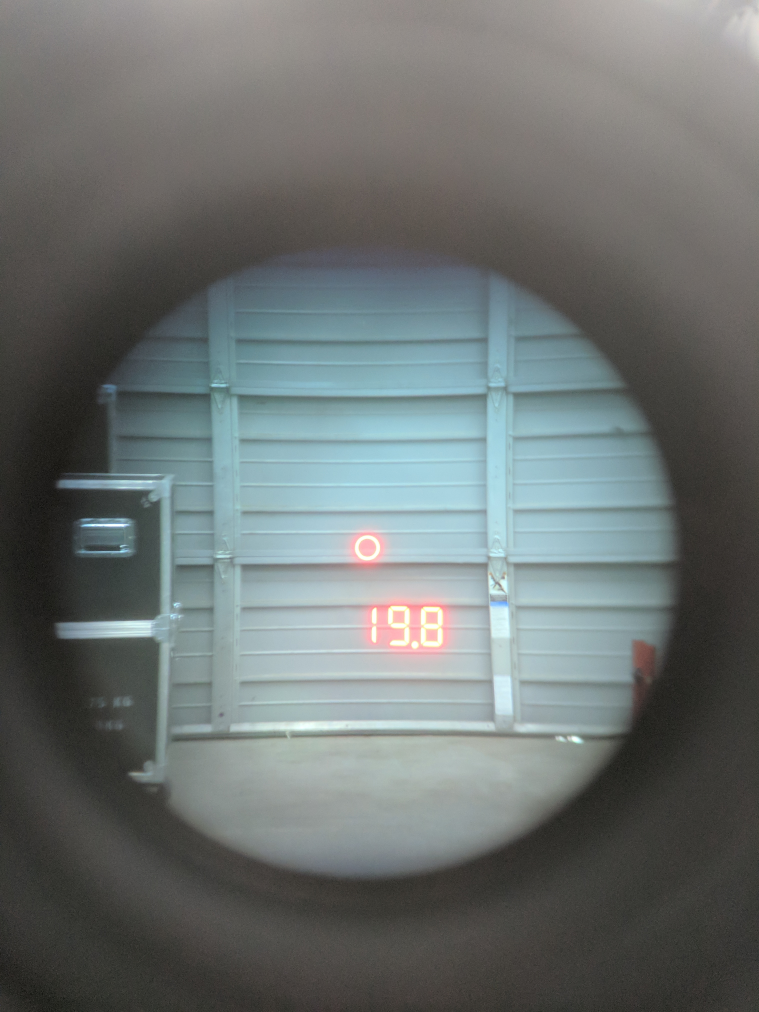
#> input picture rangeMeasure.jpg, 3036 x 4048 px (shown at 1/4 size)
$ python testing.py   (Python 2 division)
#> lines starting #> are read from the running program, lines starting #| are printed output that depends on the picture
import pytesseract
from pytesseract import image_to_string
from PIL import Image, ImageEnhance, ImageFilter
import cv2
import numpy as np
import imutils
from imutils import contours

print("OpenCV version: {}".format(cv2.__version__))

im = cv2.imread("rangeMeasure.jpg", 1)
#> im is the input picture: shape (4048, 3036, 3); mean B, G, R 112.6, 113.6, 107.6
im = im[2300:2700, 1400:1800]
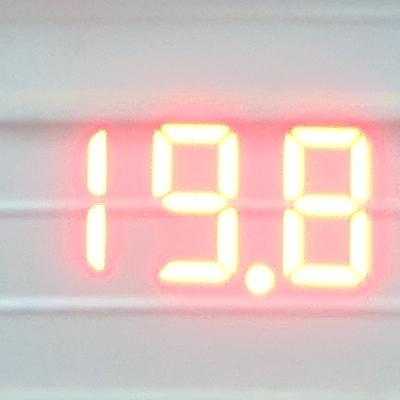
#> im: shape (400, 400, 3); mean B, G, R 196.5, 199.5, 221.6

# [6 lines of commented-out code are left out]
kernel = np.ones((7,7), np.uint8)
cv2.imwrite("test.jpg", im)
#> (the run stopped early here; a loop or call above may not have finished)
